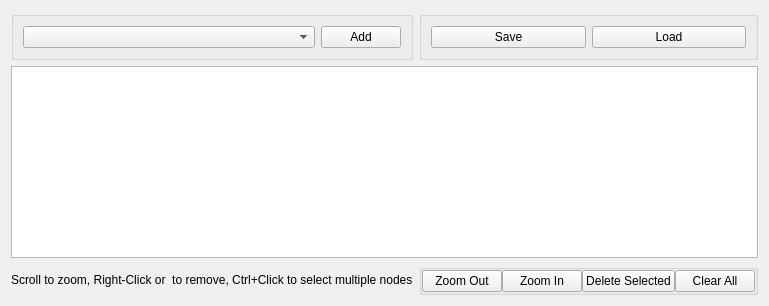
       <widget class="QWidget" name="tabConfiguration">
        <attribute name="title">
         <string>Configuration</string>
        </attribute>
        <layout class="QGridLayout" name="gridLayout_14">
         <item row="0" column="0">
          <widget class="QGroupBox" name="gbNodeType">
           <property name="focusPolicy">
            <enum>Qt::NoFocus</enum>
           </property>
           <property name="title">
            <string/>
           </property>
           <layout class="QHBoxLayout" name="horizontalLayout_3">
            <item>
             <widget class="QComboBox" name="cbNodeType">
              <property name="sizePolicy">
               <sizepolicy hsizetype="Expanding" vsizetype="Fixed">
                <horstretch>0</horstretch>
                <verstretch>0</verstretch>
               </sizepolicy>
              </property>
              <property name="focusPolicy">
               <enum>Qt::NoFocus</enum>
              </property>
              <property name="insertPolicy">
               <enum>QComboBox::InsertAlphabetically</enum>
              </property>
             </widget>
            </item>
            <item>
             <widget class="QPushButton" name="pbAddBlock">
              <property name="sizePolicy">
               <sizepolicy hsizetype="Fixed" vsizetype="Fixed">
                <horstretch>0</horstretch>
                <verstretch>0</verstretch>
               </sizepolicy>
              </property>
              <property name="focusPolicy">
               <enum>Qt::NoFocus</enum>
              </property>
              <property name="text">
               <string>Add</string>
              </property>
             </widget>
            </item>
           </layout>
          </widget>
         </item>
         <item row="0" column="1">
          <widget class="QGroupBox" name="gpNodeSaveLoad">
           <property name="focusPolicy">
            <enum>Qt::NoFocus</enum>
           </property>
           <property name="title">
            <string/>
           </property>
           <layout class="QHBoxLayout" name="horizontalLayout_4">
            <item>
             <widget class="QPushButton" name="pbSaveSelected">
              <property name="focusPolicy">
               <enum>Qt::NoFocus</enum>
              </property>
              <property name="text">
               <string>Save</string>
              </property>
             </widget>
            </item>
            <item>
             <widget class="QPushButton" name="pbLoad">
              <property name="focusPolicy">
               <enum>Qt::NoFocus</enum>
              </property>
              <property name="text">
               <string>Load</string>
              </property>
             </widget>
            </item>
           </layout>
          </widget>
         </item>
         <item row="2" column="0">
          <widget class="QLabel" name="lbNode">
           <property name="focusPolicy">
            <enum>Qt::NoFocus</enum>
           </property>
           <property name="text">
            <string>Scroll to zoom, Right-Click or &lt;Del&gt; to remove, Ctrl+Click to select multiple nodes</string>
           </property>
           <property name="margin">
            <number>3</number>
           </property>
          </widget>
         </item>
         <item row="2" column="1">
          <widget class="QGroupBox" name="gbNodeTools">
           <property name="focusPolicy">
            <enum>Qt::NoFocus</enum>
           </property>
           <property name="title">
            <string/>
           </property>
           <property name="flat">
            <bool>true</bool>
           </property>
           <layout class="QHBoxLayout" name="horizontalLayout_5">
            <property name="spacing">
             <number>0</number>
            </property>
            <property name="leftMargin">
             <number>0</number>
            </property>
            <property name="topMargin">
             <number>0</number>
            </property>
            <property name="rightMargin">
             <number>0</number>
            </property>
            <property name="bottomMargin">
             <number>0</number>
            </property>
            <item>
             <widget class="QPushButton" name="pbZoomOut">
              <property name="focusPolicy">
               <enum>Qt::NoFocus</enum>
              </property>
              <property name="text">
               <string>Zoom Out</string>
              </property>
              <property name="autoRepeat">
               <bool>true</bool>
              </property>
              <property name="autoRepeatDelay">
               <number>500</number>
              </property>
             </widget>
            </item>
            <item>
             <widget class="QPushButton" name="pbZoomIn">
              <property name="focusPolicy">
               <enum>Qt::NoFocus</enum>
              </property>
              <property name="text">
               <string>Zoom In</string>
              </property>
              <property name="autoRepeat">
               <bool>true</bool>
              </property>
              <property name="autoRepeatDelay">
               <number>500</number>
              </property>
             </widget>
            </item>
            <item>
             <widget class="QPushButton" name="pbDeleteSelected">
              <property name="focusPolicy">
               <enum>Qt::NoFocus</enum>
              </property>
              <property name="text">
               <string>Delete Selected</string>
              </property>
             </widget>
            </item>
            <item>
             <widget class="QPushButton" name="pbClear">
              <property name="focusPolicy">
               <enum>Qt::NoFocus</enum>
              </property>
              <property name="text">
               <string>Clear All</string>
              </property>
             </widget>
            </item>
           </layout>
          </widget>
         </item>
         <item row="1" column="0" colspan="2">
          <widget class="QNEGraphicsView" name="gvNodeEditor">
           <property name="focusPolicy">
            <enum>Qt::StrongFocus</enum>
           </property>
           <property name="renderHints">
            <set>QPainter::Antialiasing|QPainter::SmoothPixmapTransform|QPainter::TextAntialiasing</set>
           </property>
          </widget>
         </item>
        </layout>
       </widget>
